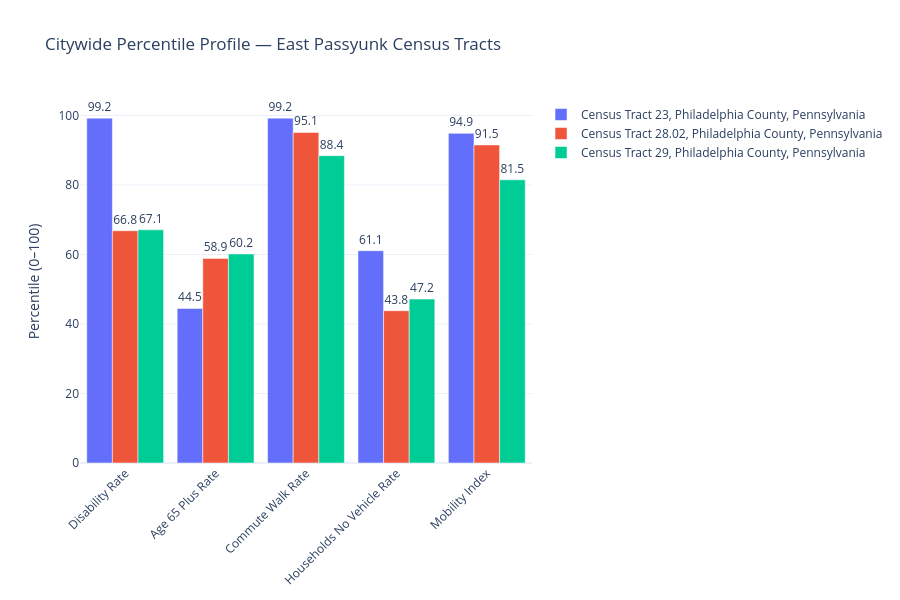

The notebook cell this image was saved under:
### Code cell
import pandas as pd
import numpy as np
from scipy.stats import percentileofscore
import plotly.graph_objects as go

### Variables to include in comparison
percentile_vars = [
    "disability_rate",
    "age_65_plus_rate",
    "commute_walk_rate",
    "households_no_vehicle_rate",
    "mobility_index"
]

# Compute percentiles safely (NaN allowed)
df_percentiles = df_mobility_clean.copy()

for var in percentile_vars:
    df_percentiles[var + "_pct"] = df_percentiles[var].apply(
        lambda x: np.nan if pd.isna(x) else percentileofscore(df_mobility_clean[var].dropna(), x)
    )

# Extract East Passyunk tracts
ep_pct = df_percentiles[df_percentiles["GEOID"].isin(filtered_df["GEOID"])]
ep_pct = ep_pct[["NAME_clean"] + [v+"_pct" for v in percentile_vars]]

# ------------------------------------------
# INTERACTIVE PLOT
# ------------------------------------------

fig = go.Figure()

x_labels = [v.replace("_", " ").title() for v in percentile_vars]

for _, row in ep_pct.iterrows():
    tract_name = row["NAME_clean"]
    values = row[[v+"_pct" for v in percentile_vars]].values
    
    fig.add_trace(go.Bar(
        x=x_labels,
        y=values,
        name=tract_name,
        text=[f"{v:.1f}" if not pd.isna(v) else "Missing" for v in values],
        textposition="outside",
        hovertemplate="<b>%{x}</b><br>Percentile: %{y:.1f}<extra>"+tract_name+"</extra>"
    ))

# Layout settings
fig.update_layout(
    title="Citywide Percentile Profile — East Passyunk Census Tracts",
    yaxis_title="Percentile (0–100)",
    barmode='group',
    bargap=0.15,
    template="plotly_white",
    height=600,
    xaxis_tickangle=-45
)

fig.show()

### Figure 1 — Plotly figure (JSON) as saved in the notebook; plotly's stock layout.template omitted (floating-point values rounded to 4 significant figures)
{"data": [{"hovertemplate": "<b>%{x}</b><br>Percentile: %{y:.1f}<extra>Census Tract 23, Philadelphia County, Pennsylvania</extra>", "name": "Census Tract 23, Philadelphia County, Pennsylvania", "text": ["99.2", "44.5", "99.2", "61.1", "94.9"], "textposition": "outside", "type": "bar", "x": ["Disability Rate", "Age 65 Plus Rate", "Commute Walk Rate", "Households No Vehicle Rate", "Mobility Index"], "y": [99.23, 44.47, 99.23, 61.08, 94.86]}, {"hovertemplate": "<b>%{x}</b><br>Percentile: %{y:.1f}<extra>Census Tract 28.02, Philadelphia County, Pennsylvania</extra>", "name": "Census Tract 28.02, Philadelphia County, Pennsylvania", "text": ["66.8", "58.9", "95.1", "43.8", "91.5"], "textposition": "outside", "type": "bar", "x": ["Disability Rate", "Age 65 Plus Rate", "Commute Walk Rate", "Households No Vehicle Rate", "Mobility Index"], "y": [66.84, 58.87, 95.12, 43.81, 91.52]}, {"hovertemplate": "<b>%{x}</b><br>Percentile: %{y:.1f}<extra>Census Tract 29, Philadelphia County, Pennsylvania</extra>", "name": "Census Tract 29, Philadelphia County, Pennsylvania", "text": ["67.1", "60.2", "88.4", "47.2", "81.5"], "textposition": "outside", "type": "bar", "x": ["Disability Rate", "Age 65 Plus Rate", "Commute Walk Rate", "Households No Vehicle Rate", "Mobility Index"], "y": [67.1, 60.15, 88.43, 47.16, 81.49]}], "layout": {"bargap": 0.15, "barmode": "group", "height": 600, "title": {"text": "Citywide Percentile Profile — East Passyunk Census Tracts"}, "xaxis": {"tickangle": -45}, "yaxis": {"title": {"text": "Percentile (0–100)"}}}}
